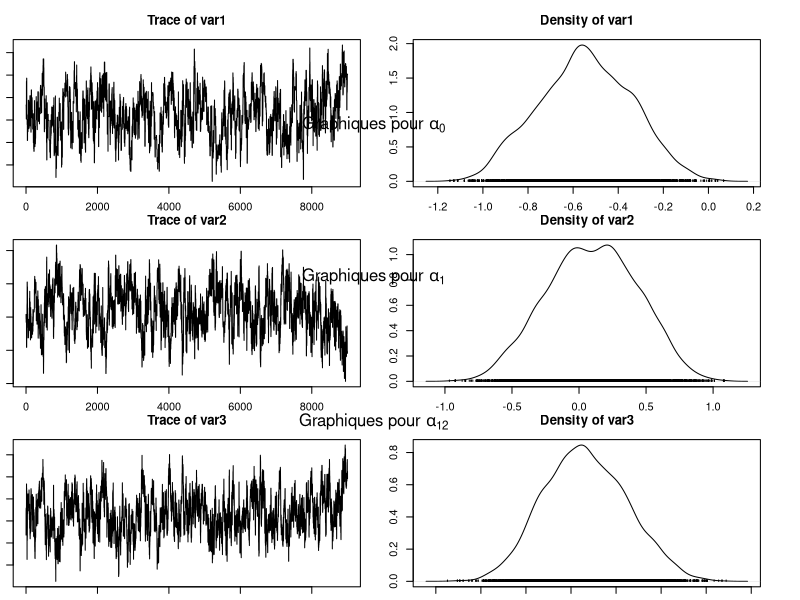
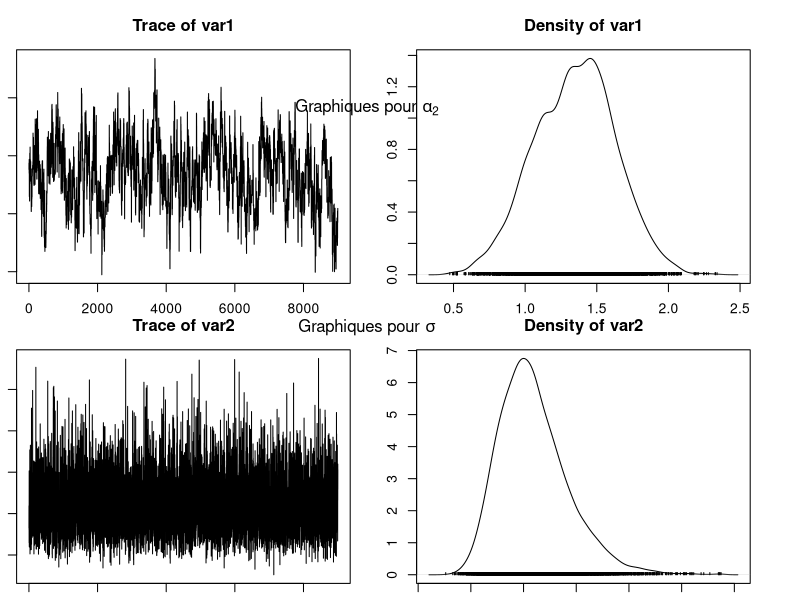

The R source for these figures, in order: (Note: this script raises an error after producing the figures.)
## ---- chunk 1
# mettre ce qui nous sert pour la suite
## ---- chunk 2
# Notations changées par rapport au fichier seeds.data pour être en accord avec 
# la consigne donnée
"N" <- 21 
"r" <- c(10, 23, 23, 26, 17, 5, 53, 55, 32, 46, 10, 8, 10, 8, 23, 0, 3, 22, 15, 32, 3)
"n" <- c(39, 62, 81, 51, 39, 6, 74, 72, 51, 79, 13, 16, 30, 28, 45, 4, 12, 41, 30, 51, 7)
"x1" <- c(0, 0, 0, 0, 0, 0, 0, 0, 0, 0, 0, 1, 1, 1, 1, 1, 1, 1, 1, 1, 1)
"x2" <- c(0, 0, 0, 0, 0, 1, 1, 1, 1, 1, 1, 0, 0, 0, 0, 0, 1, 1, 1, 1, 1)
## ---- chunk 3
alpha0 <- 0
alpha1 <- 0
alpha2 <- 0
alpha12 <- 0
tau <- 10
b <- c(0, 0, 0, 0, 0, 0, 0, 0, 0, 0, 0, 0, 0, 0, 0, 0, 0, 0, 0, 0, 0)
## ---- chunk 4
seeds = function(nchain, N, r, n, x1, x2, alpha0, alpha1, alpha2, alpha12, tau, b, prop_sd){
  
  # Initialisation
  res = matrix(NA, nchain + 1, 5)
  res[1, ] = c(alpha0, alpha1, alpha12, alpha2, 1/sqrt(tau)) # le dernier terme vaut sigma

  p = plogis(alpha0 + alpha1 * x1 + alpha2 * x2 + alpha12 * x1 * x2 + b)
  
  res_b = matrix(NA, nchain + 1, N)
  res_b[1, ] = b
  
  acc_rates = rep(0, 4) # pour les 4 alpha
  
  for (i in 1:nchain){
    
    # Mise à jour de alpha0
    alpha0 = res[i, 1]
    prop = rnorm(1, alpha0, prop_sd[1]) # marche aléatoire simple
    prop_p = plogis(prop + alpha1 * x1 + alpha2 * x2 + alpha12 * x1 * x2 + b)
    
    top = - ((prop^2) / (2 * 1e6)) + sum(r * log(prop_p)) + sum((n-r) * log(1 - prop_p))
    bottom = - ((alpha0^2) / (2 * 1e6)) + sum(r * log(p)) + sum((n-r) * log(1 - p))
    acc_prob = exp(top - bottom) # Ratio des noyaux vaut 1 (symétrie du noyau)
    
    if (runif(1) < min(1, acc_prob)){
      alpha0 = prop
      p = prop_p
      acc_rates[1] = acc_rates[1] + 1
    }
    
    # Mise à jour de alpha1
    alpha1 = res[i, 2]
    prop = rnorm(1, alpha1, prop_sd[2]) # marche aléatoire simple
    prop_p = plogis(alpha0 + prop * x1 + alpha2 * x2 + alpha12 * x1 * x2 + b)
    
    top = - ((prop^2) / (2 * 1e6)) + sum(r * log(prop_p)) + sum((n-r) * log(1 - prop_p))
    bottom = - ((alpha1^2) / (2 * 1e6)) + sum(r * log(p)) + sum((n-r) * log(1 - p))
    acc_prob = exp(top - bottom) # Ratio des noyaux vaut 1 (symétrie du noyau)
    
    if (runif(1) < min(1, acc_prob)){
      alpha1 = prop
      p = prop_p
      acc_rates[2] = acc_rates[2] + 1
    }

    # Mise à jour de alpha12
    alpha12 = res[i, 3]
    prop = rnorm(1, alpha12, prop_sd[3]) # marche aléatoire simple
    prop_p = plogis(alpha0 + alpha1 * x1 + alpha2 * x2 + prop * x1 * x2 + b)
    
    top = - ((prop^2) / (2 * 1e6)) + sum(r * log(prop_p)) + sum((n-r) * log(1 - prop_p))
    bottom = - ((alpha12^2) / (2 * 1e6)) + sum(r * log(p)) + sum((n-r) * log(1 - p))
    acc_prob = exp(top - bottom) # Ratio des noyaux vaut 1 (symétrie du noyau)
    
    if (runif(1) < min(1, acc_prob)){
      alpha12 = prop
      p = prop_p
      acc_rates[3] = acc_rates[3] + 1
    }
    
    # Mise à jour de alpha2
    alpha2 = res[i, 4]
    prop = rnorm(1, alpha2, prop_sd[4]) # marche aléatoire simple
    prop_p = plogis(alpha0 + alpha1 * x1 + prop * x2 + alpha12 * x1 * x2 + b)
    
    top = - ((prop^2) / (2 * 1e6)) + sum(r * log(prop_p)) + sum((n-r) * log(1 - prop_p))
    bottom = - ((alpha2^2) / (2 * 1e6)) + sum(r * log(p)) + sum((n-r) * log(1 - p))
    acc_prob = exp(top - bottom) # Ratio des noyaux vaut 1 (symétrie du noyau)
    
    if (runif(1) < min(1, acc_prob)){
      alpha2 = prop
      p = prop_p
      acc_rates[4] = acc_rates[4] + 1
    }
    
    # Mise à jour de tau
    tau = rgamma(1, shape = 10e-3 + N / 2, scale = 1e-3 + 0.5 * sum(b^2))

    # Mise à jour de b
    for (j in 1:N){
      prop = rnorm(1, b[j], prop_sd[5])
      prop_p_j = plogis(alpha0 + alpha1 * x1[j] + alpha2 * x2[j] + alpha12 * x1[j] * x2[j] + prop)
      
      top = - (prop^2 * tau / 2) + r[j] * log(prop_p_j) + (n[j] - r[j]) * log(1 - prop_p_j)
      bottom = - (b[j]^2 * tau / 2) + r[j] * log(p[j]) + (n[j] - r[j]) * log(1 - p[j])
      acc_prob = exp(top - bottom)
      
      if (runif(1) < min(1, acc_prob)){
        b[j] = prop
        p[j] = prop_p_j
      }
    }
    
    # Mise à jour de la chaine de Markov et de b
    res[i+1, ] = c(alpha0, alpha1, alpha12, alpha2, 1/sqrt(tau))
    res_b[i+1, ] = b
  }
  
  my_list <- list("chain" = res, "b_chain" = res_b, "acc_rates" = acc_rates)
  return(my_list)
}
## ---- chunk 5
resultat = seeds(1e4, N, r, n, x1, x2, alpha0, alpha1, alpha2, alpha12, tau, b, prop_sd = c(0.3, 0.3, 0.3, 0.3, 0.3)) # prop_sd choisi pour avoir une allure de chaîne cohérente

resultat_chain = resultat$chain[1001:nrow(resultat$chain), ] # on enlève les 1000 premiers (burnin)

moychain = colMeans(resultat_chain) # moyenne
sdchain = apply(resultat_chain, 2, sd) # écart type

cat("alpha_0 est estimé à", moychain[1], "avec un écart-type de", sdchain[1], "\n")
cat("alpha_1 est estimé à", moychain[2], "avec un écart-type de", sdchain[2], "\n")
cat("alpha_12 est estimé à", moychain[3], "avec un écart-type de", sdchain[3], "\n")
cat("alpha_2 est estimé à", moychain[4], "avec un écart-type de", sdchain[4], "\n")
cat("sigma est estimé à", moychain[5], "avec un écart-type de", sdchain[5], "\n")
## ---- chunk 6
library(coda)
par(ask = FALSE, mfrow = c(3, 1), mar = c(1, 1, 3, 3)) # Configure la disposition des graphiques 

# Tracer les 3 premiers graphiques des chaînes de Markov
plot(mcmc(resultat_chain[,1:3]))

mtext(expression("Graphiques pour " * alpha[0]), side = 3, line = 23)
mtext(expression("Graphiques pour " * alpha[1]), side = 3, line = 11.5)
mtext(expression("Graphiques pour " * alpha[12]), side = 3, line = 0.5)

par(mfrow = c(2, 1)) # Configure la disposition des graphiques 

# Tracer les 2 derniers graphiques des chaînes de Markov
plot(mcmc(resultat_chain)[,4:5])

mtext(expression("Graphiques pour " * alpha[2]), side = 3, line = 12)
mtext(expression("Graphiques pour " * sigma), side = 3, line = 1)


## ---- chunk 7
legend=c("b1", "b7", "b14", "b21")
valeur = c(1,7,14,21)
par(mfrow = c(4, 2), mar = c(1, 6, 1, 6))
for (j in 1:4){
  plot(resultat$b_chain[-burnin,][,valeur[j]], type = "l", main = "",ylab=legend[j])
  plot(density(resultat$b_chain[-burnin,][,valeur[j]]), type = "l", main = "")
}
## ---- chunk 8
#On calcule ici la moyenne de b utilisé après : 
resultat_b_chain = resultat$b_chain[1001:nrow(resultat$b_chain), ] # on enlève les 1000 premiers (burnin)

moyb_chain = colMeans(resultat_b_chain) # moyenne de b

sdb_chain = apply(resultat_b_chain, 2, sd) #ecart-type de b
## ---- chunk 9
2**2
## ---- chunk 10
#pour les alpha, on utilise les moyennes calculé précèment. Pour b, on fait en plus la moyenne sur les plaques qui ont les mêmes types de graines.
cat("logit(p) : ", "\n")
cat("pour x1 = 0 et x2 = 0:", moychain[1] + moychain[2]*0 + moychain[3]*0 + moychain[4]*0 + mean(moyb_chain[1:5]), "(écart-type :",sqrt(sdchain[1]**2 + (sdchain[2]*0)**2 + (sdchain[3]*0)**2 + (sdchain[4]*0)**2 + mean(sdb_chain[1:5])**2) , ")", "\n")

cat("pour x1 = 0 et x2 = 1:", moychain[1] + moychain[2]*0 + moychain[3]*0 + moychain[4]*1 + mean(moyb_chain[6:11]), "(écart-type :",sqrt(sdchain[1]**2 + (sdchain[2]*0)**2 + (sdchain[3]*0)**2 + (sdchain[4]*1)**2 + mean(sdb_chain[1:5])**2) , ")", "\n")

cat("pour x1 = 1 et x2 = 0:", moychain[1] + moychain[2]*1 + moychain[3]*0 + moychain[4]*0 + mean(moyb_chain[12:16]), "(écart-type :",sqrt(sdchain[1]**2 + (sdchain[2]*1)**2 + (sdchain[3]*0)**2 + (sdchain[4]*0)**2 + mean(sdb_chain[1:5])**2) , ")", "\n")

cat("pour x1 = 1 et x2 = 1:", moychain[1] + moychain[2]*1 + moychain[3]*1 + moychain[4]*1+ mean(moyb_chain[17:21]), "(écart-type :",sqrt(sdchain[1]**2 + (sdchain[2]*1)**2 + (sdchain[3]*1)**2 + (sdchain[4]*1)**2 + mean(sdb_chain[1:5])**2) , ")", "\n")
